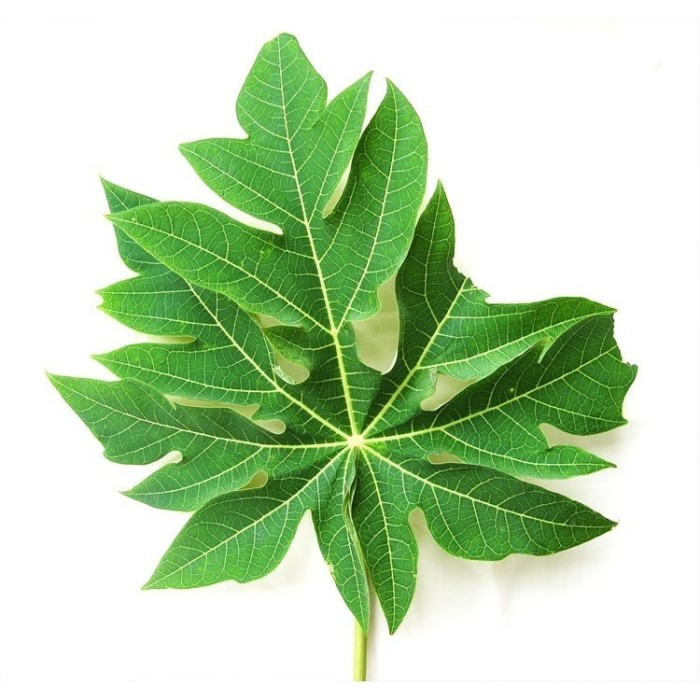
#> input picture Gambar/Pepaya.jpg, 700 x 700 px, found by its file name
$ python Threeshold.py
#> lines starting #> are read from the running program, lines starting #| are printed output that depends on the picture; after the words box and inside, x2 and y2 are one past the last pixel; in counts of white or black regions, pixels touching at a corner belong together
import numpy as np
import imageio

def binarize_images(image_paths, threshold):

#> called with threshold = 128
    binary_images = {}

    for image_path in image_paths:

        image = imageio.imread(image_path)
#> image is the input picture: shape (700, 700, 3); mean R, G, B 189.3, 214.7, 178

        gray = np.dot(image[...,:3], [0.2989, 0.5870, 0.1140])
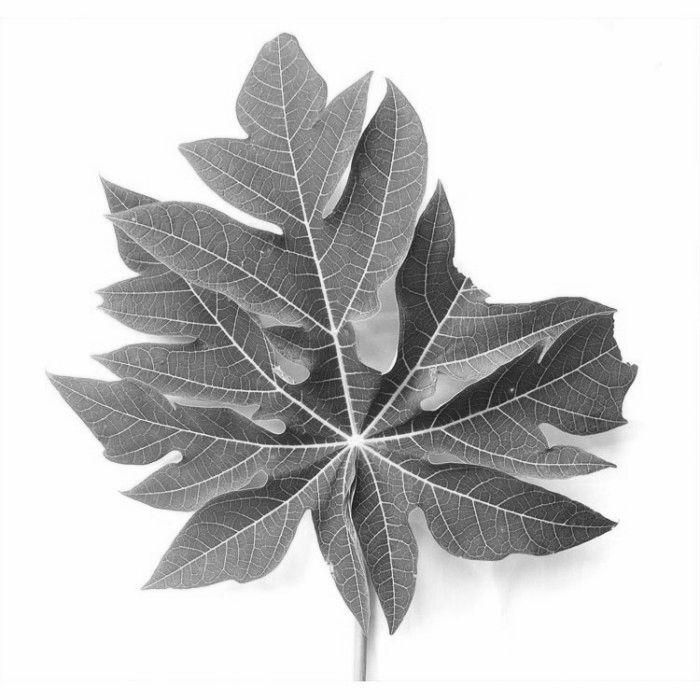
#> gray: shape (700, 700) float64; min 26.76, max 255, mean 202.9

        binary = (gray > threshold).astype(float)
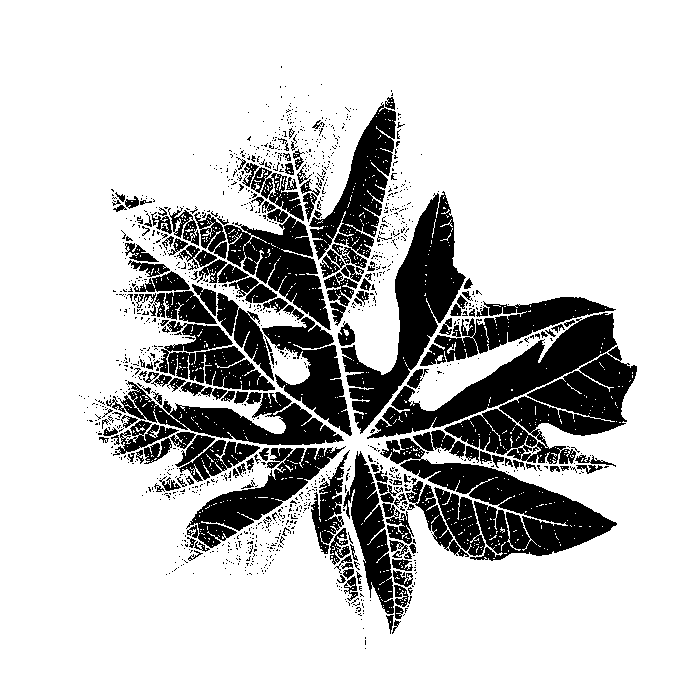
#> binary: shape (700, 700) float64; values 0 (black) and 1 (white), 78.5% white; 1255 black regions (1080 under 20 px), largest, box (x1, y1, x2, y2) and area: (380, 438, 617, 561) 9587, (341, 191, 466, 434) 9444, (444, 346, 637, 464) 9162

        binary_images[image_path] = binary
#> pass 2 of the loop in binarize_images, `for image_path in image_paths:`:
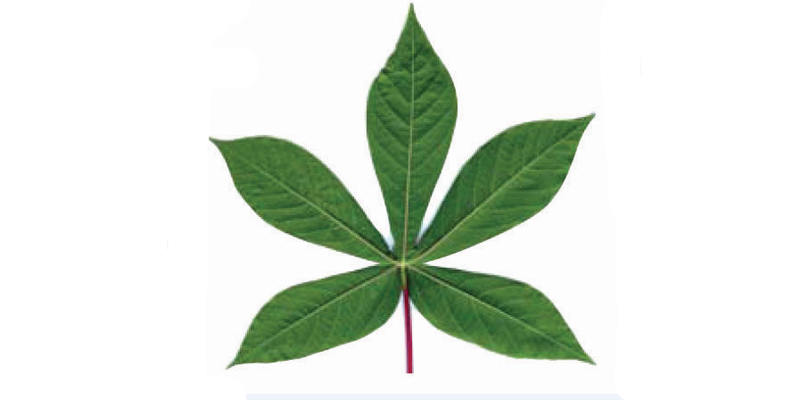
#> input picture Gambar/Singkong.jpg, 800 x 400 px, found by its file name
#> in binarize_images, image is the input picture: shape (400, 800, 3); mean R, G, B 219.5, 227.7, 217.3
#> in binarize_images, `gray = np.dot(image[...,:3], [0.2989, 0.5870, 0.1140])`:
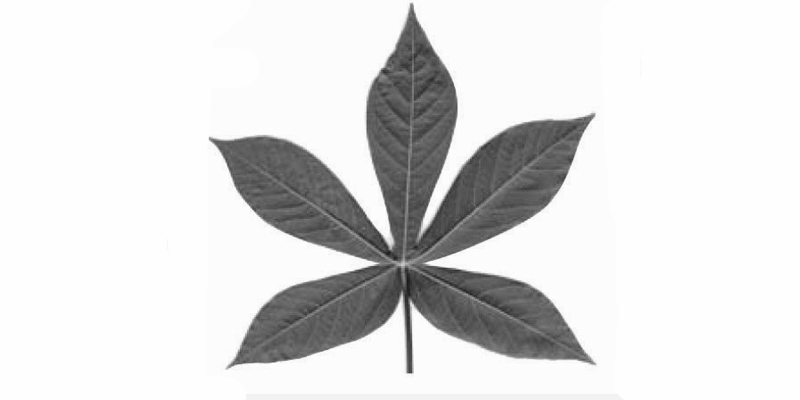
#> gray: shape (400, 800) float64; min 24.65, max 255, mean 224.1
#> in binarize_images, `binary = (gray > threshold).astype(float)`:
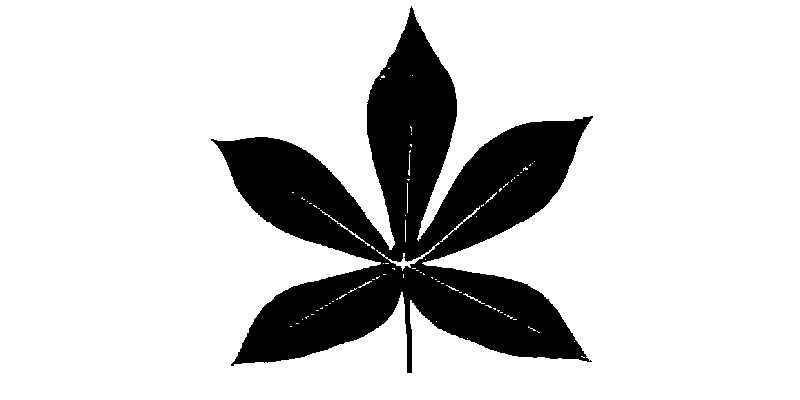
#> binary: shape (400, 800) float64; values 0 (black) and 1 (white), 82.2% white; 1 black region, box (x1, y1, x2, y2) and area: (211, 6, 593, 373) 56980
#> pass 3 of the loop in binarize_images, `for image_path in image_paths:`:
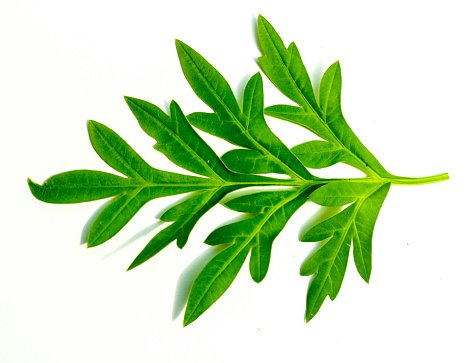
#> input picture Gambar/Kenikir.jpg, 476 x 363 px, found by its file name
#> in binarize_images, image is the input picture: shape (363, 476, 3); mean R, G, B 201.1, 226.4, 186.1
#> in binarize_images, `gray = np.dot(image[...,:3], [0.2989, 0.5870, 0.1140])`:
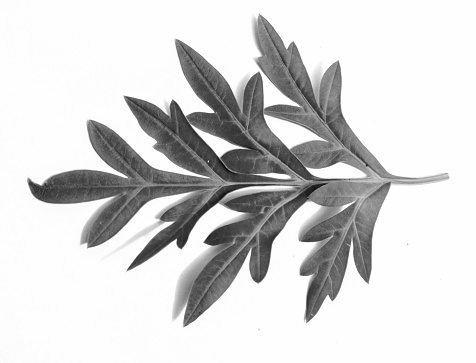
#> gray: shape (363, 476) float64; min 0.587, max 255, mean 214.2
#> in binarize_images, `binary = (gray > threshold).astype(float)`:
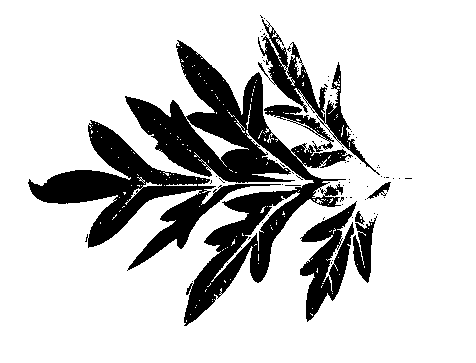
#> binary: shape (363, 476) float64; values 0 (black) and 1 (white), 79.8% white; 75 black regions (67 under 20 px), largest, box (x1, y1, x2, y2) and area: (125, 40, 353, 326) 17517, (28, 120, 281, 271) 9367, (258, 19, 380, 175) 3043

    return binary_images

image_paths = [
    "C:\\Users\\DELL\\Documents\\Mrzz\\Pengolahan citra\\RepresentasiCitra_Mirza\\Gambar\\Pepaya.jpg",
    "C:\\Users\\DELL\\Documents\\Mrzz\\Pengolahan citra\\RepresentasiCitra_Mirza\\Gambar\\Singkong.jpg",
    "C:\\Users\\DELL\\Documents\\Mrzz\\Pengolahan citra\\RepresentasiCitra_Mirza\\Gambar\\Kenikir.jpg"
]

binary_images = binarize_images(image_paths, threshold=128)
#> binary_images = 3 items
for image_path, binary_image in binary_images.items():
    print(f"Gambar biner untuk {image_path}:")
    print(binary_image)
#> this loop made 3 passes
#> (printed output is left out)
